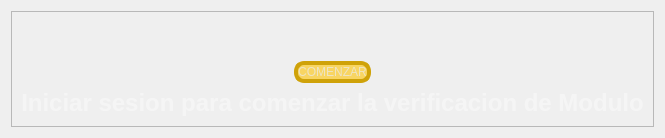
               <widget class="QWidget" name="Home_page">
                <property name="contextMenuPolicy">
                 <enum>Qt::DefaultContextMenu</enum>
                </property>
                <property name="autoFillBackground">
                 <bool>false</bool>
                </property>
                <property name="styleSheet">
                 <string notr="true"/>
                </property>
                <layout class="QVBoxLayout" name="verticalLayout_21">
                 <property name="sizeConstraint">
                  <enum>QLayout::SetMinAndMaxSize</enum>
                 </property>
                 <item>
                  <layout class="QVBoxLayout" name="verticalLayout_20">
                   <item>
                    <widget class="QFrame" name="Home_frame">
                     <property name="autoFillBackground">
                      <bool>false</bool>
                     </property>
                     <property name="styleSheet">
                      <string notr="true"/>
                     </property>
                     <property name="frameShape">
                      <enum>QFrame::StyledPanel</enum>
                     </property>
                     <property name="frameShadow">
                      <enum>QFrame::Raised</enum>
                     </property>
                     <layout class="QVBoxLayout" name="verticalLayout_23">
                      <item>
                       <layout class="QVBoxLayout" name="verticalLayout_home"/>
                      </item>
                      <item>
                       <spacer name="verticalSpacer_6">
                        <property name="orientation">
                         <enum>Qt::Vertical</enum>
                        </property>
                        <property name="sizeHint" stdset="0">
                         <size>
                          <width>20</width>
                          <height>40</height>
                         </size>
                        </property>
                       </spacer>
                      </item>
                      <item>
                       <layout class="QHBoxLayout" name="horizontalLayout_7">
                        <item>
                         <spacer name="horizontalSpacer_5">
                          <property name="orientation">
                           <enum>Qt::Horizontal</enum>
                          </property>
                          <property name="sizeType">
                           <enum>QSizePolicy::Expanding</enum>
                          </property>
                          <property name="sizeHint" stdset="0">
                           <size>
                            <width>40</width>
                            <height>20</height>
                           </size>
                          </property>
                         </spacer>
                        </item>
                        <item>
                         <widget class="QPushButton" name="btn_Start">
                          <property name="styleSheet">
                           <string notr="true">QPushButton{
color: rgba(234, 234, 234,180);
background-color: rgba(255, 196, 0,150);
font: 700 36pt &quot;Segoe UI&quot;;
border-radius: 10px;
border: 4px solid black;
border-color: rgb(207, 162, 9);}

QPushButton:pressed {
	background-color: rgb(255, 233, 51 );
}</string>
                          </property>
                          <property name="text">
                           <string>COMENZAR</string>
                          </property>
                         </widget>
                        </item>
                        <item>
                         <spacer name="horizontalSpacer_6">
                          <property name="orientation">
                           <enum>Qt::Horizontal</enum>
                          </property>
                          <property name="sizeHint" stdset="0">
                           <size>
                            <width>40</width>
                            <height>20</height>
                           </size>
                          </property>
                         </spacer>
                        </item>
                       </layout>
                      </item>
                      <item>
                       <widget class="QLabel" name="lbl_infoCurrentUser">
                        <property name="text">
                         <string>&lt;html&gt;&lt;head/&gt;&lt;body&gt;&lt;p align=&quot;center&quot;&gt;&lt;span style=&quot; font-size:18pt; font-weight:700; color:rgba(255,255,255,100);&quot;&gt;Iniciar sesion para comenzar la verificacion de Modulo&lt;/span&gt;&lt;/p&gt;&lt;/body&gt;&lt;/html&gt;</string>
                        </property>
                       </widget>
                      </item>
                     </layout>
                    </widget>
                   </item>
                  </layout>
                 </item>
                </layout>
               </widget>
